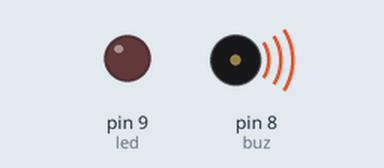
Bench run of a program on a simulated Arduino Uno, built with avr-gcc and run on an emulated ATmega328P. On the bench: output pins drawn as LEDs (lit = HIGH), buzzer (waves = sounding).

Above: at 0.05 s.
At 0.45 s:
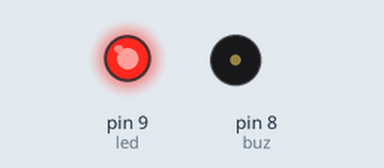
At 1.2 s:
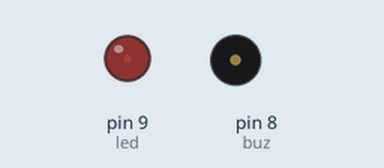
Timing chart, 0 to 3.0 s (numbered marks = the images above):
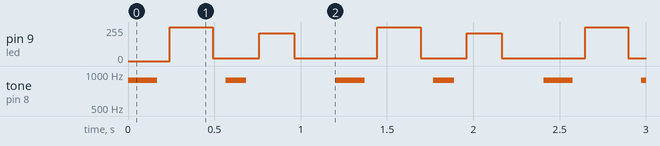

Measured:
- by itself, pin 9 (led): repeats every 1.2 s: 20/255 0.27 s, 210/255 0.20 s, 20/255 0.48 s, 255/255 0.25 s
- by itself, tone on pin 8 (buz): repeats every 1.2 s: silent 0.40 s, 880 Hz 0.12 s, silent 0.52 s, 880 Hz 0.17 s

The program:

main.cpp
```cpp
#include <Arduino.h>

const int led = 9; // pin pentru LED
const int buz = 8; // pin pentru buzzer

void setup() {
  pinMode(led, OUTPUT);
  pinMode(buz, OUTPUT);
}

void pulse(float bpm) {
  int T = 60000.0 / bpm; // durata ciclului (ms)
  const float a=0.28, b=0.12, c=0.20, d=0.40; // împărțirea unui ciclu în două bătăi și pauze
  const float up=0.70, hold=0.05, down=0.25; // fazele unei bătăi
  const int base=20, peak[2]={255,210}, toneHz=880;
  const int beatMs[2]={int(T*a), int(T*c)}, gaps[2]={int(T*b), int(T*d)};

  for (int i=0; i<2; i++) { // două bătăi
    int steps=peak[i]-base;
    int upMs=beatMs[i]*up, holdMs=beatMs[i]*hold, downMs=beatMs[i]*down;

    tone(buz, toneHz, beatMs[i]); // sunet egal cu durata bătăii

    // urcare luminozitate
    for (int v=base; v<=peak[i]; v++) {
      analogWrite(led, v);
      delay(max(1, upMs/steps));
    }

    delay(holdMs); // menținere scurtă la vârf

    // coborâre luminozitate
    for (int v=peak[i]; v>=base; v--) {
      analogWrite(led, v);
      delay(max(1, downMs/steps));
    }

    delay(gaps[i]); // pauză între bătăi
  }
}

void loop() {
  pulse(100); // puls
}
```
